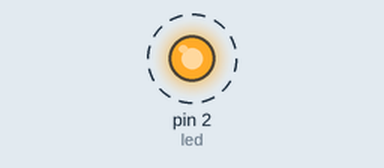
The program below on a simulated MicroPython board. Shown: output pins drawn as LEDs (lit = HIGH). Dashed ring = blinking.

Above: at 0.2 s.
Timing chart, 0 to 3.0 s (numbered marks = the images above):
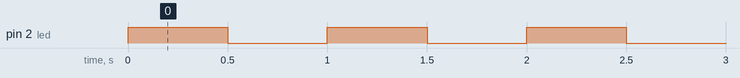

Measured:
- by itself, pin 2 (led): alternates HIGH for 0.50 s and LOW for 0.50 s

The program:

main.py
```python
import uasyncio as asyncio
from machine import Pin


async def blink(led: Pin, duration: int):
    '''duration (ms)'''
    while True:
        led.value(not led.value())
        await asyncio.sleep_ms(duration)


if __name__ == "__main__":
    loop = asyncio.get_event_loop()
    try:
        led = Pin(2, Pin.OUT)
        loop.run_until_complete(blink(led, 500))
    finally:
        loop.close()
```

boot.py
```python
# Executed on every boot, including from deepsleep
#import uos
#import machine
#import webrepl
from esp import osdebug as esp_osdebug
from gc import collect as gc_collect
from network import WLAN, AP_IF, STA_IF

esp_osdebug(None)       # Disabled to avoid Ampy comms errors
gc_collect()
#uos.dupterm(None, 1)    # Disable REPL on UART(0)
#webrepl.start()

WLAN(AP_IF).active(False)   # Disable default Access Point
WLAN(STA_IF).active(False)  # Disable default Station
```
